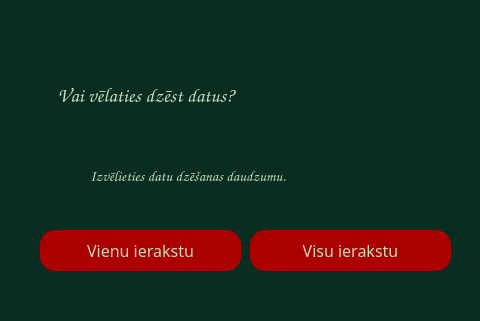
<?xml version="1.0" encoding="UTF-8"?>
<ui version="4.0">
 <class>Dialog</class>
 <widget class="QDialog" name="Dialog">
  <property name="geometry">
   <rect>
    <x>0</x>
    <y>0</y>
    <width>480</width>
    <height>321</height>
   </rect>
  </property>
  <property name="minimumSize">
   <size>
    <width>480</width>
    <height>321</height>
   </size>
  </property>
  <property name="maximumSize">
   <size>
    <width>480</width>
    <height>321</height>
   </size>
  </property>
  <property name="windowTitle">
   <string>Apstiprināt</string>
  </property>
  <property name="styleSheet">
   <string notr="true">background-color: rgb(9, 46, 33);</string>
  </property>
  <widget class="QLabel" name="warning">
   <property name="geometry">
    <rect>
     <x>40</x>
     <y>70</y>
     <width>381</width>
     <height>51</height>
    </rect>
   </property>
   <property name="minimumSize">
    <size>
     <width>381</width>
     <height>51</height>
    </size>
   </property>
   <property name="maximumSize">
    <size>
     <width>381</width>
     <height>51</height>
    </size>
   </property>
   <property name="palette">
    <palette>
     <active>
      <colorrole role="WindowText">
       <brush brushstyle="SolidPattern">
        <color alpha="255">
         <red>199</red>
         <green>218</green>
         <blue>186</blue>
        </color>
       </brush>
      </colorrole>
      <colorrole role="Button">
       <brush brushstyle="SolidPattern">
        <color alpha="255">
         <red>9</red>
         <green>46</green>
         <blue>33</blue>
        </color>
       </brush>
      </colorrole>
      <colorrole role="Text">
       <brush brushstyle="SolidPattern">
        <color alpha="255">
         <red>199</red>
         <green>218</green>
         <blue>186</blue>
        </color>
       </brush>
      </colorrole>
      <colorrole role="Base">
       <brush brushstyle="SolidPattern">
        <color alpha="255">
         <red>9</red>
         <green>46</green>
         <blue>33</blue>
        </color>
       </brush>
      </colorrole>
      <colorrole role="Window">
       <brush brushstyle="SolidPattern">
        <color alpha="255">
         <red>9</red>
         <green>46</green>
         <blue>33</blue>
        </color>
       </brush>
      </colorrole>
     </active>
     <inactive>
      <colorrole role="WindowText">
       <brush brushstyle="SolidPattern">
        <color alpha="255">
         <red>199</red>
         <green>218</green>
         <blue>186</blue>
        </color>
       </brush>
      </colorrole>
      <colorrole role="Button">
       <brush brushstyle="SolidPattern">
        <color alpha="255">
         <red>9</red>
         <green>46</green>
         <blue>33</blue>
        </color>
       </brush>
      </colorrole>
      <colorrole role="Text">
       <brush brushstyle="SolidPattern">
        <color alpha="255">
         <red>199</red>
         <green>218</green>
         <blue>186</blue>
        </color>
       </brush>
      </colorrole>
      <colorrole role="Base">
       <brush brushstyle="SolidPattern">
        <color alpha="255">
         <red>9</red>
         <green>46</green>
         <blue>33</blue>
        </color>
       </brush>
      </colorrole>
      <colorrole role="Window">
       <brush brushstyle="SolidPattern">
        <color alpha="255">
         <red>9</red>
         <green>46</green>
         <blue>33</blue>
        </color>
       </brush>
      </colorrole>
     </inactive>
     <disabled>
      <colorrole role="WindowText">
       <brush brushstyle="SolidPattern">
        <color alpha="255">
         <red>120</red>
         <green>120</green>
         <blue>120</blue>
        </color>
       </brush>
      </colorrole>
      <colorrole role="Button">
       <brush brushstyle="SolidPattern">
        <color alpha="255">
         <red>9</red>
         <green>46</green>
         <blue>33</blue>
        </color>
       </brush>
      </colorrole>
      <colorrole role="Text">
       <brush brushstyle="SolidPattern">
        <color alpha="255">
         <red>120</red>
         <green>120</green>
         <blue>120</blue>
        </color>
       </brush>
      </colorrole>
      <colorrole role="Base">
       <brush brushstyle="SolidPattern">
        <color alpha="255">
         <red>9</red>
         <green>46</green>
         <blue>33</blue>
        </color>
       </brush>
      </colorrole>
      <colorrole role="Window">
       <brush brushstyle="SolidPattern">
        <color alpha="255">
         <red>9</red>
         <green>46</green>
         <blue>33</blue>
        </color>
       </brush>
      </colorrole>
     </disabled>
    </palette>
   </property>
   <property name="font">
    <font>
     <family>Comic Sans MS</family>
     <pointsize>15</pointsize>
     <weight>75</weight>
     <bold>true</bold>
    </font>
   </property>
   <property name="autoFillBackground">
    <bool>false</bool>
   </property>
   <property name="locale">
    <locale language="Latvian" country="Latvia"/>
   </property>
   <property name="text">
    <string>    Vai vēlaties dzēst datus?</string>
   </property>
   <property name="wordWrap">
    <bool>false</bool>
   </property>
   <property name="margin">
    <number>0</number>
   </property>
  </widget>
  <widget class="QPushButton" name="lastbutton">
   <property name="geometry">
    <rect>
     <x>40</x>
     <y>230</y>
     <width>201</width>
     <height>41</height>
    </rect>
   </property>
   <property name="minimumSize">
    <size>
     <width>201</width>
     <height>41</height>
    </size>
   </property>
   <property name="maximumSize">
    <size>
     <width>201</width>
     <height>41</height>
    </size>
   </property>
   <property name="font">
    <font>
     <family>OCR A Extended</family>
     <pointsize>12</pointsize>
    </font>
   </property>
   <property name="styleSheet">
    <string notr="true">border-radius: 15px;
background-color: rgb(170, 0, 0);
color: rgb(199, 218, 186);</string>
   </property>
   <property name="locale">
    <locale language="Latvian" country="Latvia"/>
   </property>
   <property name="text">
    <string>Vienu ierakstu</string>
   </property>
  </widget>
  <widget class="QLabel" name="warning_2">
   <property name="geometry">
    <rect>
     <x>90</x>
     <y>150</y>
     <width>311</width>
     <height>51</height>
    </rect>
   </property>
   <property name="minimumSize">
    <size>
     <width>311</width>
     <height>51</height>
    </size>
   </property>
   <property name="maximumSize">
    <size>
     <width>311</width>
     <height>51</height>
    </size>
   </property>
   <property name="palette">
    <palette>
     <active>
      <colorrole role="WindowText">
       <brush brushstyle="SolidPattern">
        <color alpha="255">
         <red>199</red>
         <green>218</green>
         <blue>186</blue>
        </color>
       </brush>
      </colorrole>
      <colorrole role="Button">
       <brush brushstyle="SolidPattern">
        <color alpha="255">
         <red>9</red>
         <green>46</green>
         <blue>33</blue>
        </color>
       </brush>
      </colorrole>
      <colorrole role="Text">
       <brush brushstyle="SolidPattern">
        <color alpha="255">
         <red>199</red>
         <green>218</green>
         <blue>186</blue>
        </color>
       </brush>
      </colorrole>
      <colorrole role="Base">
       <brush brushstyle="SolidPattern">
        <color alpha="255">
         <red>9</red>
         <green>46</green>
         <blue>33</blue>
        </color>
       </brush>
      </colorrole>
      <colorrole role="Window">
       <brush brushstyle="SolidPattern">
        <color alpha="255">
         <red>9</red>
         <green>46</green>
         <blue>33</blue>
        </color>
       </brush>
      </colorrole>
     </active>
     <inactive>
      <colorrole role="WindowText">
       <brush brushstyle="SolidPattern">
        <color alpha="255">
         <red>199</red>
         <green>218</green>
         <blue>186</blue>
        </color>
       </brush>
      </colorrole>
      <colorrole role="Button">
       <brush brushstyle="SolidPattern">
        <color alpha="255">
         <red>9</red>
         <green>46</green>
         <blue>33</blue>
        </color>
       </brush>
      </colorrole>
      <colorrole role="Text">
       <brush brushstyle="SolidPattern">
        <color alpha="255">
         <red>199</red>
         <green>218</green>
         <blue>186</blue>
        </color>
       </brush>
      </colorrole>
      <colorrole role="Base">
       <brush brushstyle="SolidPattern">
        <color alpha="255">
         <red>9</red>
         <green>46</green>
         <blue>33</blue>
        </color>
       </brush>
      </colorrole>
      <colorrole role="Window">
       <brush brushstyle="SolidPattern">
        <color alpha="255">
         <red>9</red>
         <green>46</green>
         <blue>33</blue>
        </color>
       </brush>
      </colorrole>
     </inactive>
     <disabled>
      <colorrole role="WindowText">
       <brush brushstyle="SolidPattern">
        <color alpha="255">
         <red>120</red>
         <green>120</green>
         <blue>120</blue>
        </color>
       </brush>
      </colorrole>
      <colorrole role="Button">
       <brush brushstyle="SolidPattern">
        <color alpha="255">
         <red>9</red>
         <green>46</green>
         <blue>33</blue>
        </color>
       </brush>
      </colorrole>
      <colorrole role="Text">
       <brush brushstyle="SolidPattern">
        <color alpha="255">
         <red>120</red>
         <green>120</green>
         <blue>120</blue>
        </color>
       </brush>
      </colorrole>
      <colorrole role="Base">
       <brush brushstyle="SolidPattern">
        <color alpha="255">
         <red>9</red>
         <green>46</green>
         <blue>33</blue>
        </color>
       </brush>
      </colorrole>
      <colorrole role="Window">
       <brush brushstyle="SolidPattern">
        <color alpha="255">
         <red>9</red>
         <green>46</green>
         <blue>33</blue>
        </color>
       </brush>
      </colorrole>
     </disabled>
    </palette>
   </property>
   <property name="font">
    <font>
     <family>Comic Sans MS</family>
     <pointsize>11</pointsize>
     <weight>50</weight>
     <bold>false</bold>
    </font>
   </property>
   <property name="autoFillBackground">
    <bool>false</bool>
   </property>
   <property name="locale">
    <locale language="Latvian" country="Latvia"/>
   </property>
   <property name="text">
    <string>Izvēlieties datu dzēšanas daudzumu.</string>
   </property>
   <property name="wordWrap">
    <bool>false</bool>
   </property>
   <property name="margin">
    <number>0</number>
   </property>
  </widget>
  <widget class="QPushButton" name="allbutton">
   <property name="geometry">
    <rect>
     <x>250</x>
     <y>230</y>
     <width>201</width>
     <height>41</height>
    </rect>
   </property>
   <property name="minimumSize">
    <size>
     <width>201</width>
     <height>41</height>
    </size>
   </property>
   <property name="maximumSize">
    <size>
     <width>201</width>
     <height>41</height>
    </size>
   </property>
   <property name="font">
    <font>
     <family>OCR A Extended</family>
     <pointsize>12</pointsize>
    </font>
   </property>
   <property name="styleSheet">
    <string notr="true">border-radius: 15px;
background-color: rgb(170, 0, 0);
color: rgb(199, 218, 186);</string>
   </property>
   <property name="locale">
    <locale language="Latvian" country="Latvia"/>
   </property>
   <property name="text">
    <string>Visu ierakstu</string>
   </property>
  </widget>
 </widget>
 <resources/>
 <connections/>
</ui>
